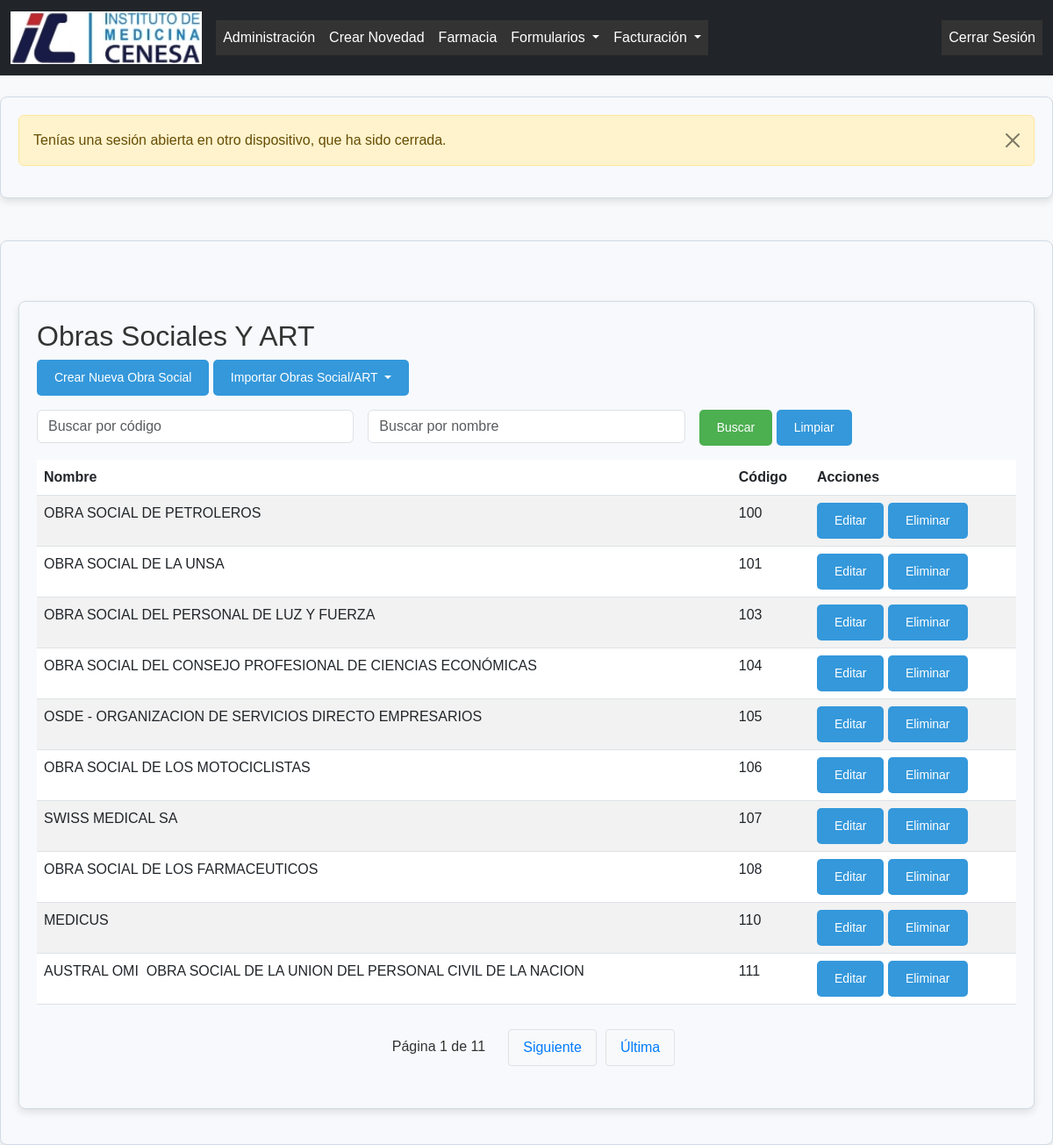
The app's page /obras-sociales/ (signed in) with its own data.
### formularios/models.py (models this page shows, shortened)
class ObraSocial(models.Model):
    codigo = models.CharField(max_length=100, unique=True)
    siglas = models.CharField(max_length=100, default='N/A')
    nombre = models.CharField(max_length=255)

### formularios/views.py (the view)
# urls.py: path('obras-sociales/', views.listar_obras_sociales, name='listar_obras_sociales'),
@login_required
@tipo_usuario_requerido('admin','facturacion')
def listar_obras_sociales(request):
    codigo_query = request.GET.get('codigo', '').strip()  # Filtro exacto por código
    nombre_query = request.GET.get('nombre', '').strip()  # Filtro parcial por nombre
    obras_sociales = ObraSocial.objects.all()
    if codigo_query:
        obras_sociales = obras_sociales.filter(codigo=codigo_query)
        if not obras_sociales.exists():
            messages.warning(request, f'No se encontraron resultados para el código "{codigo_query}".')
    if nombre_query:
        obras_sociales = obras_sociales.filter(nombre__icontains=nombre_query)
        if not obras_sociales.exists():
            messages.warning(request, f'No se encontraron resultados para el nombre "{nombre_query}".')
    paginator = Paginator(obras_sociales, 10)  # 10 resultados por página
    page_number = request.GET.get('page')
    page_obj = paginator.get_page(page_number)
    return render(request, 'Valores/obra_social/listar_obras_sociales.html', {
        'obras_sociales': page_obj,  # Enviar objetos paginados
        'codigo_query': codigo_query,  # Mantener el valor de búsqueda para el código
        'nombre_query': nombre_query,  # Mantener el valor de búsqueda para el nombre
        'page_obj': page_obj,  # Pasar la información de la página
    })

### formularios/context_processors.py (called while the page is built)
def agregar_tipo_usuario(request):
    if request.user.is_authenticated:
        perfil = PerfilUsuario.objects.filter(usuario=request.user).first()
        return {'tipo_usuario': perfil.tipo_usuario.nombre if perfil else None}
    return {}

### formularios/views.py (called while the page is built)
def tipo_usuario_requerido(*tipos_usuarios):
    def decorator(func):
        @wraps(func)
        def wrap(request, *args, **kwargs):
            perfil = PerfilUsuario.objects.filter(usuario=request.user).first()
            if perfil and perfil.tipo_usuario.nombre in tipos_usuarios:
                return func(request, *args, **kwargs)
            else:
                messages.error(request, "No tienes permiso para acceder a esta página.")
                return redirect('home')
        return wrap
    return decorator

### formularios/templates/valores/obra_social/listar_obras_sociales.html (shortened to what this page needs)
{% extends 'base.html' %}
{% block content %}
<div class="container mt-5">
    <h2>Obras Sociales Y ART</h2>
    <a href="{% url 'crear_obra_social' %}" class="btn btn-success mb-3">Crear Nueva Obra Social</a>
    <div class="btn-group mb-3">
        {% if request.user.perfilusuario.tipo_usuario.nombre in "admin" %}
        <button type="button" class="btn btn-info dropdown-toggle" data-bs-toggle="dropdown" aria-expanded="false">
            Importar Obras Social/ART
        </button>
        {% endif %}
    </div>
    <form method="get" class="mb-3">
        <div class="row g-3">
            <div class="col-md-4">
                <input type="text" name="codigo" value="{{ codigo_query }}" class="form-control" placeholder="Buscar por código">
            </div>
            <div class="col-md-4">
                <input type="text" name="nombre" value="{{ nombre_query }}" class="form-control" placeholder="Buscar por nombre">
            </div>
            <div class="col-md-4">
                <button type="submit" class="btn btn-primary">Buscar</button>
                <a href="{% url 'listar_obras_sociales' %}" class="btn btn-secondary">Limpiar</a>
            </div>
        </div>
    </form>
    <table class="table table-striped">
        <thead>
            <tr>
                <th>Nombre</th>
                <th>Código</th>
                <th>Acciones</th>
            </tr>
        </thead>
        <tbody>
            {% for obra_social in obras_sociales %}
            <tr>
                <td>{{ obra_social.nombre }}</td>
                <td>{{ obra_social.codigo }}</td>
                <td>
                    <a href="{% url 'editar_obra_social' obra_social.id %}" class="btn btn-primary">Editar</a>
                    {% if request.user.perfilusuario.tipo_usuario.nombre in "admin" %}
                    <a href="{% url 'eliminar_obra_social' obra_social.id %}" class="btn btn-danger" onclick="return confirm('¿Estás seguro de que deseas eliminar esta obra social?')">Eliminar</a>
                    {% endif %}
                </td>
            </tr>
            {% endfor %}
        </tbody>
    </table>
    <div class="pagination">
        <span class="step-links">
            <span>Página {{ page_obj.number }} de {{ page_obj.paginator.num_pages }}</span>
            {% if page_obj.has_next %}
                <a href="?page={{ page_obj.next_page_number }}{% if request.GET %}&amp;{% for key, value in request.GET.items %}{% if key != 'page' %}{{ key }}={{ value }}&amp;{% endif %}{% endfor %}{% endif %}">Siguiente</a>
                <a href="?page={{ page_obj.paginator.num_pages }}{% if request.GET %}&amp;{% for key, value in request.GET.items %}{% if key != 'page' %}{{ key }}={{ value }}&amp;{% endif %}{% endfor %}{% endif %}">Última</a>
            {% endif %}
        </span>
    </div>
{% endblock %}

### formularios/static/css/styles.css (style rules this page uses)
body { font-family: 'Poppins', sans-serif; background-color: #f8f9fa; color: #333; margin: 0; padding: 0; }
.container { background-color: #f7f9fc; border: 1px solid #d1dbe5; border-radius: 8px; box-shadow: 0 4px 8px rgba(0, 0, 0, 0.1); padding: 20px; margin: 20px auto; max-width: 1200px; }
.btn { background-color: #3498db; color: #fff; padding: 10px 20px; border-radius: 5px; border: none; cursor: pointer; font-size: 14px; text-align: center; text-decoration: none; display: inline-block; transition: background-color 0.3s ease; }
html, body { height: 100%; }
button.btn-primary { background-color: #4CAF50; border-color: #4CAF50; }

### formularios/templates/valores/obra_social/listar_obras_sociales.html (style rules this page uses)
.pagination { display: flex; justify-content: center; margin: 20px 0; }
.pagination .step-links { display: flex; gap: 10px; font-size: 16px; }
.pagination a { padding: 8px 16px; background-color: #f8f9fa; color: #007bff; text-decoration: none; border: 1px solid #dee2e6; border-radius: 4px; }
.pagination span { padding: 8px 16px; }

### records on screen
ObraSocial: nombre "OBRA SOCIAL DE PETROLEROS", codigo "100"
ObraSocial: nombre "OBRA SOCIAL DE LA UNSA", codigo "101"
ObraSocial: nombre "OBRA SOCIAL DEL PERSONAL DE LUZ Y FUERZA", codigo "103"
ObraSocial: nombre "OBRA SOCIAL DEL CONSEJO PROFESIONAL DE CIENCIAS ECONÓMICAS", codigo "104"
ObraSocial: nombre "OSDE - ORGANIZACION DE SERVICIOS DIRECTO EMPRESARIOS", codigo "105"
ObraSocial: nombre "OBRA SOCIAL DE LOS MOTOCICLISTAS", codigo "106"
ObraSocial: nombre "SWISS MEDICAL SA", codigo "107"
ObraSocial: nombre "OBRA SOCIAL DE LOS FARMACEUTICOS", codigo "108"
ObraSocial: nombre "MEDICUS", codigo "110"
ObraSocial: nombre "AUSTRAL OMI  OBRA SOCIAL DE LA UNION DEL PERSONAL CIVIL DE LA NACION", codigo "111"

### other values on screen
{{ message }} "Tenías una sesión abierta en otro dispositivo, que ha sido cerrada."
{{ page_obj.number }} "1"
{{ page_obj.paginator.num_pages }} "11"
